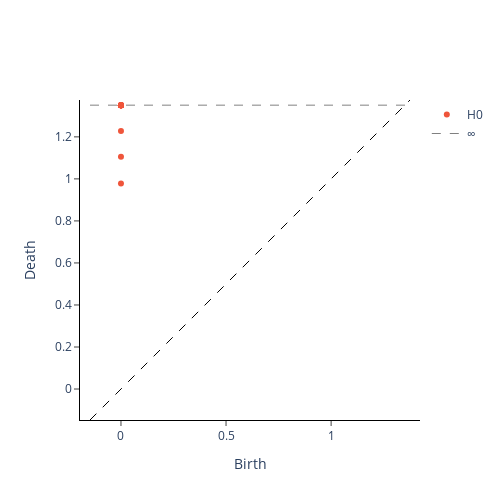

The cell this chart's notebook holds for it:
### Code cell
relevance2 = get_relevance(model)
X_ggd2 = GraphGeodesicDistance(directed=True).fit_transform(relevance2)
FlagserPersistence(directed=True).fit_transform_plot(X_ggd2)

### Figure 1 — Plotly figure (JSON) as saved in the notebook; plotly's stock layout.template omitted (floating-point values rounded to 4 significant figures)
{"data": [{"hoverinfo": "none", "line": {"color": "black", "dash": "dash", "width": 1}, "mode": "lines", "showlegend": false, "type": "scatter", "x": [-0.1474, 1.375], "y": [-0.1474, 1.375]}, {"hoverinfo": "text", "hovertext": ["(0.0, 0.9781815409660339)", "(0.0, 1.1052101850509644)", "(0.0, 1.2280452251434326)", "(0.0, inf), multiplicity: 17", "(0.0, inf), multiplicity: 17", "(0.0, inf), multiplicity: 17", "(0.0, inf), multiplicity: 17", "(0.0, inf), multiplicity: 17", "(0.0, inf), multiplicity: 17", "(0.0, inf), multiplicity: 17", "(0.0, inf), multiplicity: 17", "(0.0, inf), multiplicity: 17", "(0.0, inf), multiplicity: 17", "(0.0, inf), multiplicity: 17", "(0.0, inf), multiplicity: 17", "(0.0, inf), multiplicity: 17", "(0.0, inf), multiplicity: 17", "(0.0, inf), multiplicity: 17", "(0.0, inf), multiplicity: 17", "(0.0, inf), multiplicity: 17"], "mode": "markers", "name": "H0", "type": "scatter", "x": [0, 0, 0, 0, 0, 0, 0, 0, 0, 0, 0, 0, 0, 0, 0, 0, 0, 0, 0, 0], "y": [0.9782, 1.105, 1.228, 1.351, 1.351, 1.351, 1.351, 1.351, 1.351, 1.351, 1.351, 1.351, 1.351, 1.351, 1.351, 1.351, 1.351, 1.351, 1.351, 1.351]}, {"hoverinfo": "text", "hovertext": [], "mode": "markers", "name": "H1", "type": "scatter", "x": [], "y": []}, {"hoverinfo": "none", "line": {"color": "black", "dash": "dash", "width": 0.5}, "mode": "lines", "name": "∞", "showlegend": true, "type": "scatter", "x": [-0.1474, 1.375], "y": [1.351, 1.351]}], "layout": {"height": 500, "plot_bgcolor": "white", "width": 500, "xaxis": {"autorange": false, "exponentformat": "e", "linecolor": "black", "linewidth": 1, "mirror": false, "range": [-0.1474, 1.375], "showexponent": "all", "showline": true, "side": "bottom", "ticks": "outside", "title": {"text": "Birth"}, "type": "linear", "zeroline": true}, "yaxis": {"autorange": false, "exponentformat": "e", "linecolor": "black", "linewidth": 1, "mirror": false, "range": [-0.1474, 1.375], "scaleanchor": "x", "scaleratio": 1, "showexponent": "all", "showline": true, "side": "left", "ticks": "outside", "title": {"text": "Death"}, "type": "linear", "zeroline": true}}}
